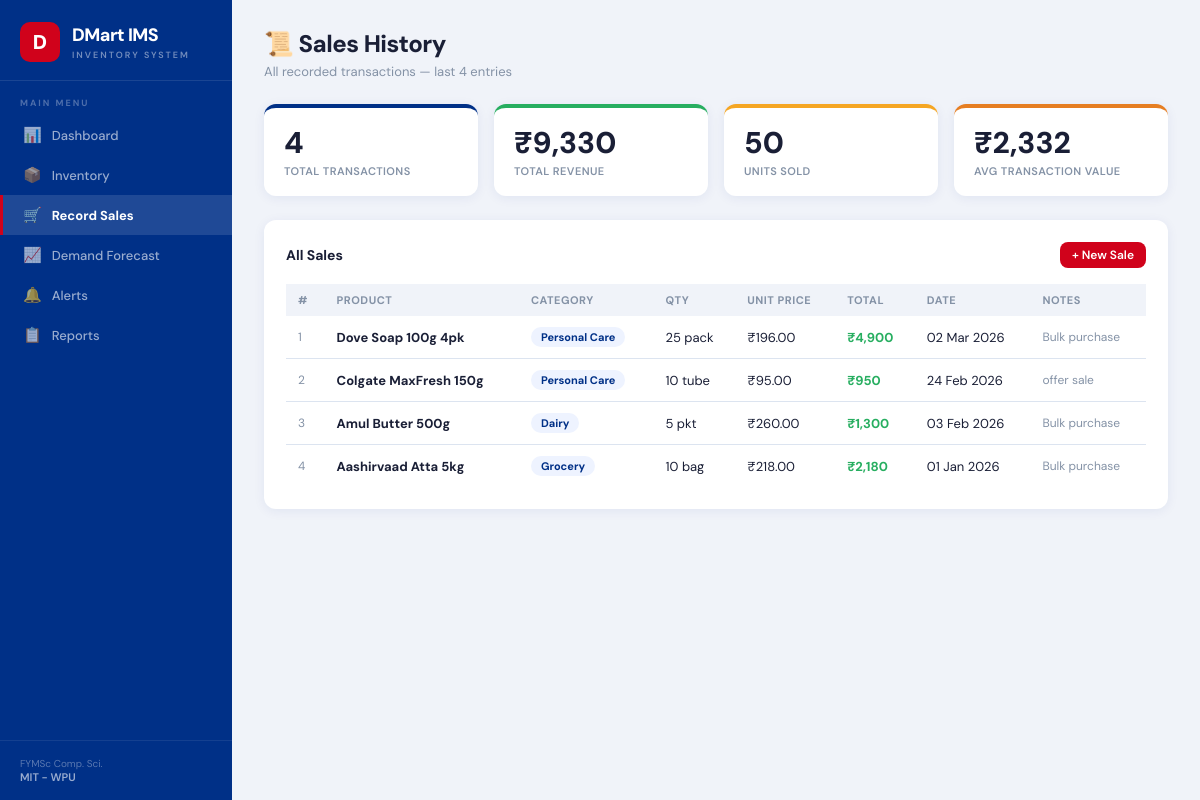
Screenshot of /sales/history with the database file from the repository.
### models.py (models this page shows, shortened)
class Sale(db.Model):
    __tablename__ = "sales"
    id = db.Column(db.Integer, primary_key=True)
    product_id = db.Column(db.Integer, db.ForeignKey("products.id"), nullable=False)
    quantity = db.Column(db.Integer, nullable=False)
    unit_price = db.Column(db.Numeric(10, 2), nullable=False)
    sale_date = db.Column(db.DateTime, default=datetime.now)
    notes = db.Column(db.String(100), nullable=True)
    product = db.relationship("Product", back_populates="sales")
    @property
    def total_amount(self):
        return float(self.unit_price) * self.quantity

class Product(db.Model):
    __tablename__ = "products"
    id = db.Column(db.Integer, primary_key=True)
    name = db.Column(db.String(150), nullable=False)
    category = db.Column(db.String(50), nullable=False)
    price = db.Column(db.Numeric(10, 2), nullable=False)
    stock_quantity = db.Column(db.Integer, nullable=False, default=0)
    min_stock_level = db.Column(db.Integer, nullable=False, default=10)
    lead_time_days = db.Column(db.Integer, nullable=False, default=3)
    unit = db.Column(db.String(20), default="pkt")
    supplier_name = db.Column(db.String(200), nullable=True)
    created_at = db.Column(db.DateTime, default=datetime.now)
    sales = db.relationship("Sale", back_populates="product", lazy="dynamic")
    sales_histories = db.relationship("SalesHistory", back_populates="product", lazy="dynamic")

### routes/sales.py (the view)
@sales_bp.route("/history")
def history():
    sales = (
        Sale.query
        .join(Sale.product)
        .order_by(Sale.sale_date.desc())
        .limit(100)
        .all()
    )
    return render_template("sales/history.html", sales=sales)

### templates/sales/history.html
{% extends "shared/layout.html" %}
{% set title = "Sales History" %}
{% set active_page = "sales" %}
{% block content %}
<h1 class="page-title">📜 Sales History</h1>
<p class="page-sub">All recorded transactions — last {{ sales|length }} entries</p>
{% set total_revenue = sales | sum(attribute='total_amount') %}
{% set total_units = sales | sum(attribute='quantity') %}
<div class="kpi-row">
    <div class="kpi-card blue">
        <div class="kpi-value">{{ sales|length }}</div>
        <div class="kpi-label">Total Transactions</div>
    </div>
    <div class="kpi-card green">
        <div class="kpi-value">₹{{ "{:,.0f}".format(total_revenue) }}</div>
        <div class="kpi-label">Total Revenue</div>
    </div>
    <div class="kpi-card gold">
        <div class="kpi-value">{{ "{:,.0f}".format(total_units) }}</div>
        <div class="kpi-label">Units Sold</div>
    </div>
    <div class="kpi-card orange">
        <div class="kpi-value">₹{{ "{:,.0f}".format(total_revenue / sales|length) if sales else '0' }}</div>
        <div class="kpi-label">Avg Transaction Value</div>
    </div>
</div>
<div class="card">
    <div style="display:flex;justify-content:space-between;align-items:center;margin-bottom:16px">
        <p class="card-title" style="margin:0">All Sales</p>
        <a href="{{ url_for('sales.index') }}" class="btn btn-primary btn-sm">+ New Sale</a>
    </div>
    {% if not sales %}
        <div class="alert-banner alert-warn">No sales recorded yet. <a href="{{ url_for('sales.index') }}">Record your first sale →</a></div>
    {% else %}
        <table class="data-table">
            <thead>
                <tr>
                    <th>#</th><th>Product</th><th>Category</th>
                    <th>Qty</th><th>Unit Price</th><th>Total</th><th>Date</th><th>Notes</th>
                </tr>
            </thead>
            <tbody>
                {% for s in sales %}
                <tr>
                    <td style="color:var(--gray);font-size:12px">{{ loop.index }}</td>
                    <td><strong>{{ s.product.name }}</strong></td>
                    <td><span class="badge badge-cat">{{ s.product.category }}</span></td>
                    <td>{{ s.quantity }} {{ s.product.unit }}</td>
                    <td>₹{{ s.unit_price }}</td>
                    <td><strong style="color:var(--green)">₹{{ "{:,.0f}".format(s.total_amount) }}</strong></td>
                    <td>{{ s.sale_date.strftime('%d %b %Y') }}</td>
                    <td style="color:var(--gray);font-size:12px">{{ s.notes or '—' }}</td>
                </tr>
                {% endfor %}
            </tbody>
        </table>
    {% endif %}
</div>
{% endblock %}

### static/css/site.css (style rules this page uses)
*, *::before, *::after { box-sizing: border-box; margin: 0; padding: 0; }
:root { --red: #d0021b; --blue: #003087; --lblue: #005cac; --gold: #f5a623; --green: #27ae60; --orange:#e67e22; --bg: #f0f3f9; --white: #ffffff; --gray: #8492a6; --dark: #1a1f36; --border:#dce4f0; --shadow: 0 2px 12px rgba(0,48,135,0.07); }
body { font-family: 'DM Sans', sans-serif; background: var(--bg); color: var(--dark); display: flex; min-height: 100vh; }
.page-title { font-size:24px; font-weight:800; color:var(--dark); letter-spacing:-0.5px; margin-bottom:4px; }
.page-sub { font-size:13px; color:var(--gray); margin-bottom:24px; }
.kpi-row { display:flex; gap:16px; margin-bottom:24px; flex-wrap:wrap; }
.kpi-card { flex: 1 1 160px; background: var(--white); border-radius: 12px; padding: 18px 20px; box-shadow: var(--shadow); border-top: 4px solid var(--blue); }
.kpi-card.green { border-top-color: var(--green); }
.kpi-card.gold { border-top-color: var(--gold); }
.kpi-card.orange { border-top-color: var(--orange); }
.kpi-value { font-size:30px; font-weight:800; color:var(--dark); line-height:1.1; }
.kpi-label { font-size:11px; color:var(--gray); font-weight:600; letter-spacing:0.4px; margin-top:5px; text-transform:uppercase; }
.card { background: var(--white); border-radius: 12px; padding: 22px; box-shadow: var(--shadow); margin-bottom: 20px; }
.card-title { font-size:14px; font-weight:700; color:var(--dark); margin-bottom:16px; }
.data-table { width:100%; border-collapse:collapse; font-size:13px; }
.data-table th { text-align:left; padding:9px 12px; background:var(--bg); color:var(--gray); font-weight:700; font-size:11px; text-transform:uppercase; letter-spacing:0.5px; }
.data-table td { padding:11px 12px; border-bottom:1px solid var(--border); color:var(--dark); }
.data-table tr:last-child td { border-bottom:none; }
.badge { display:inline-block; padding:3px 10px; border-radius:20px; font-size:11px; font-weight:700; }
.badge-cat { background:#eef3ff; color:var(--blue); }
.btn { display:inline-flex; align-items:center; gap:6px; padding:9px 18px; border-radius:8px; border:none; font-size:13px; font-weight:600; cursor:pointer; text-decoration:none; transition:opacity 0.15s; }
.btn-primary { background:var(--red); color:#fff; }
.btn-sm { padding:5px 12px; font-size:12px; }

### rows the page displays
Sale: product.name "Dove Soap 100g 4pk", product.category "Personal Care", quantity "25", product.unit "pack", unit_price "196.00", total_amount "4,900", sale_date "02 Mar 2026", notes "Bulk purchase"
Sale: product.name "Colgate MaxFresh 150g", product.category "Personal Care", quantity "10", product.unit "tube", unit_price "95.00", total_amount "950", sale_date "24 Feb 2026", notes "offer sale"
Sale: product.name "Amul Butter 500g", product.category "Dairy", quantity "5", product.unit "pkt", unit_price "260.00", total_amount "1,300", sale_date "03 Feb 2026", notes "Bulk purchase"
Sale: product.name "Aashirvaad Atta 5kg", product.category "Grocery", quantity "10", product.unit "bag", unit_price "218.00", total_amount "2,180", sale_date "01 Jan 2026", notes "Bulk purchase"

### other values shown
{{ sales|length }} "4"
{{ "{:,.0f}".format(total_revenue) }} "9,330"
{{ "{:,.0f}".format(total_units) }} "50"
{{ "{:,.0f}".format(total_revenue / sales|length) if sales else '0' }} "2,332"
